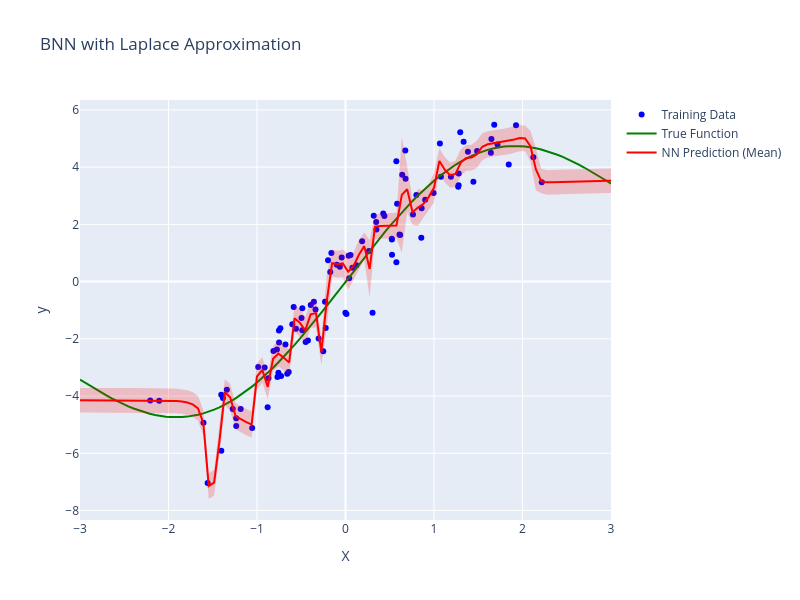

The code cell stored with this chart in its notebook:
### Code cell
import torch
import torch.nn as nn
import torch.optim as optim
import plotly.graph_objects as go
import numpy as np

# MLPの定義 (通常のNNとして定義)
class MLP(nn.Module):
    def __init__(self, input_dim, output_dim, hidden_units, activations):
        super(MLP, self).__init__()
        layers = []
        in_dim = input_dim

        # 指定された hidden_units と activations に基づいて層を構築
        for hidden_dim, activation in zip(hidden_units, activations):
            layers.append(nn.Linear(in_dim, hidden_dim))
            layers.append(self.get_activation(activation))
            in_dim = hidden_dim

        # 最後の出力層
        layers.append(nn.Linear(in_dim, output_dim))
        self.mlp = nn.Sequential(*layers)

    def forward(self, x):
        return self.mlp(x)

    @staticmethod
    def get_activation(activation):
        # 活性化関数の設定
        if activation == "relu":
            return nn.ReLU()
        elif activation == "tanh":
            return nn.Tanh()
        elif activation == "sigmoid":
            return nn.Sigmoid()
        else:
            raise ValueError(f"Unsupported activation function: {activation}")

# 真の関数 (ground truth)
def true_function(x):
    return 3 * np.sin(x) + x

# ラプラス近似のためのヘッセ行列近似を計算する関数
def hessian_diag(model, loss):
    # ヘッセ行列の対角成分を計算
    loss.backward(create_graph=True)
    diag_hessian = []
    for param in model.parameters():
        diag_hessian.append(param.grad.pow(2).detach())
    return diag_hessian

# ラプラス近似に基づく予測
def laplace_approximation_predict(model, X_test, diag_hessian, n_samples=100):
    sampled_preds = []

    for _ in range(n_samples):
        perturbed_model = MLP(**model_settings)
        for p_perturbed, p_orig, h_diag in zip(perturbed_model.parameters(), model.parameters(), diag_hessian):
            # ラプラス近似に基づいてガウス分布から重みをサンプリング
            std = torch.sqrt(h_diag)
            perturbed_model_param = p_orig + torch.randn_like(p_orig) * std
            p_perturbed.data.copy_(perturbed_model_param)
        
        sampled_preds.append(perturbed_model(X_test).detach())

    # すべてのサンプルから平均と標準偏差を計算
    preds = torch.stack(sampled_preds)
    mean_preds = preds.mean(0)
    std_preds = preds.std(0)
    
    return mean_preds, std_preds

# モデルのトレーニングと予測
def train_and_predict_with_laplace(model_settings, num_epochs=1000):
    # データ準備
    torch.manual_seed(42)
    X_train = torch.randn(100, 1)  # 訓練データ
    y_train = true_function(X_train) + torch.randn(100, 1)  # ノイズを加えた出力

    model = MLP(**model_settings)  # モデルのインスタンス化
    criterion = nn.MSELoss()  # 損失関数
    optimizer = optim.Adam(model.parameters(), lr=0.01)

    # モデルのトレーニング
    for epoch in range(num_epochs):
        model.train()
        outputs = model(X_train)
        loss = criterion(outputs, y_train)

        optimizer.zero_grad()
        loss.backward()
        optimizer.step()

        if (epoch + 1) % 100 == 0:
            print(f'Epoch [{epoch+1}/{num_epochs}], Loss: {loss.item():.4f}')

    # ラプラス近似のためにヘッセ行列の対角成分を計算
    model.eval()
    outputs = model(X_train)
    loss = criterion(outputs, y_train)
    diag_hessian = hessian_diag(model, loss)

    # ラプラス近似に基づく予測
    X_test = torch.linspace(-3, 3, 100).unsqueeze(1)  # テストデータ
    mean_preds, std_preds = laplace_approximation_predict(model, X_test, diag_hessian)

    return X_train, y_train, X_test, mean_preds, std_preds


# プロット
def plot_results(X_train, y_train, X_test, mean_preds, std_preds, n_sigma=2):
    # データの変換
    X_train_np, y_train_np = X_train.numpy(), y_train.numpy()
    X_test_np, mean_preds_np = X_test.numpy(), mean_preds.numpy()
    y_true_np = true_function(X_test_np)
    std_preds_np = std_preds.numpy()

    # Plotlyによる可視化
    fig = go.Figure()

    # 訓練データ点
    fig.add_trace(go.Scatter(
        x=X_train_np.flatten(),
        y=y_train_np.flatten(),
        mode='markers',
        name='Training Data',
        marker=dict(color='blue', size=6)
    ))

    # 真の関数の軌跡
    fig.add_trace(go.Scatter(
        x=X_test_np.flatten(),
        y=y_true_np.flatten(),
        mode='lines',
        name='True Function',
        line=dict(color='green', width=2)
    ))

    # NN の予測の平均軌跡
    fig.add_trace(go.Scatter(
        x=X_test_np.flatten(),
        y=mean_preds_np.flatten(),
        mode='lines',
        name='NN Prediction (Mean)',
        line=dict(color='red', width=2)
    ))

    # 標準偏差の範囲をプロット (不確実性を表示)
    fig.add_trace(go.Scatter(
        x=np.concatenate([X_test_np.flatten(), X_test_np.flatten()[::-1]]),
        y=np.concatenate([mean_preds_np.flatten() - n_sigma * std_preds_np.flatten(), 
                          (mean_preds_np.flatten() + n_sigma * std_preds_np.flatten())[::-1]]),
        fill='toself',
        fillcolor='rgba(255, 0, 0, 0.2)',  # 塗りつぶしの色
        line=dict(color='rgba(255, 0, 0, 0)'),  # 標準偏差の範囲の線の色を透明に
        hoverinfo="skip",
        showlegend=False
    ))

    # グラフのレイアウト設定
    fig.update_layout(
        title="BNN with Laplace Approximation",
        xaxis_title="X",
        yaxis_title="y",
        width=800,
        height=600
    )

    fig.show()


if __name__ == "__main__":
    # モデルの設定
    model_settings = {
        "input_dim": 1,
        "output_dim": 1,
        "hidden_units": [128, 128, 128],
        "activations": ["tanh", "tanh", "tanh"]
    }

    # トレーニングとラプラス近似での予測
    X_train, y_train, X_test, mean_preds, std_preds = train_and_predict_with_laplace(model_settings)

    # 結果の可視化
    plot_results(X_train, y_train, X_test, mean_preds, std_preds, n_sigma=5)

### Figure 1 — Plotly figure (JSON) as saved in the notebook; plotly's stock layout.template omitted (floating-point values rounded to 4 significant figures; data arrays with more than 128 entries replaced by an {"elided": "..."} marker saying what was removed)
{"data": [{"marker": {"color": "blue", "size": 6}, "mode": "markers", "name": "Training Data", "type": "scatter", "x": [1.927, 1.487, 0.9007, -2.106, 0.6784, -1.235, -0.04307, -1.605, -0.7521, 1.649, -0.3925, -1.404, -0.7279, -0.5594, -0.7688, 0.7624, 1.642, -0.1596, -0.4974, 0.4396, -0.7581, 1.078, 0.8008, 1.681, 1.279, 1.296, 0.6105, 1.335, -0.2316, 0.04176, -0.2516, 0.8599, -1.385, -0.8712, -0.2234, 1.717, 0.3189, -0.4245, 0.3057, -0.7746, -1.558, 0.9956, -0.8798, -0.6011, -1.274, 2.123, -1.235, -0.4879, -0.9138, -0.6581, 0.07802, 0.5258, -0.488, 1.191, -0.814, -0.736, -1.403, 0.036, -0.06348, 0.6756, -0.09781, 1.845, -1.185, 1.384, 1.445, 0.8564, 2.218, 0.5232, 0.3466, -0.1973, -1.055, 1.278, -0.1722, 0.5238, 0.05662, 0.4263, 0.575, -0.6417, -2.206, -0.7508, 0.01087, -0.3387, -1.341, -0.5854, 0.6408, 0.5832, 1.067, -0.4502, -0.6788, 0.5743, 0.1877, -0.3576, 0.2649, 1.273, -0.001311, -0.3036, -0.9864, 0.1233, 0.3499, 0.6173], "y": [5.465, 4.568, 2.863, -4.159, 3.592, -4.771, 0.8409, -4.934, -1.707, 4.98, -0.82, -3.95, -3.297, -1.645, -3.33, 2.342, 4.499, 0.9991, -1.274, 2.292, -3.182, 3.661, 3.028, 5.481, 3.777, 5.217, 1.644, 4.888, -0.7027, 0.1203, -2.432, 2.567, -4.063, -3.377, -1.621, 4.789, 2.301, -2.06, -1.085, -2.375, -7.037, 3.095, -4.387, -1.486, -4.449, 4.347, -5.048, -1.7, -3.003, -3.224, 0.4867, 0.9376, -0.9312, 3.668, -2.424, -1.632, -5.908, 0.9007, 0.5217, 4.578, 0.5904, 4.093, -4.454, 4.539, 3.49, 1.532, 3.475, 1.499, 2.082, 0.748, -5.115, 3.364, 0.3367, 1.468, 0.9307, 2.377, 0.6739, -3.163, -4.154, -2.131, -1.132, -0.9776, -3.783, -0.8892, 3.737, 2.723, 4.828, -2.111, -2.2, 4.203, 1.411, -0.703, 1.072, 3.312, -1.086, -1.984, -2.982, 0.5743, 1.822, 1.63]}, {"line": {"color": "green", "width": 2}, "mode": "lines", "name": "True Function", "type": "scatter", "x": [-3, -2.939, -2.879, -2.818, -2.758, -2.697, -2.636, -2.576, -2.515, -2.455, -2.394, -2.333, -2.273, -2.212, -2.152, -2.091, -2.03, -1.97, -1.909, -1.848, -1.788, -1.727, -1.667, -1.606, -1.545, -1.485, -1.424, -1.364, -1.303, -1.242, -1.182, -1.121, -1.061, -1.0, -0.9394, -0.8788, -0.8182, -0.7576, -0.697, -0.6364, -0.5758, -0.5152, -0.4545, -0.3939, -0.3333, -0.2727, -0.2121, -0.1515, -0.09091, -0.0303, 0.0303, 0.09091, 0.1515, 0.2121, 0.2727, 0.3333, 0.3939, 0.4545, 0.5152, 0.5758, 0.6364, 0.697, 0.7576, 0.8182, 0.8788, 0.9394, 1.0, 1.061, 1.121, 1.182, 1.242, 1.303, 1.364, 1.424, 1.485, 1.545, 1.606, 1.667, 1.727, 1.788, 1.848, 1.909, 1.97, 2.03, 2.091, 2.152, 2.212, 2.273, 2.333, 2.394, 2.455, 2.515, 2.576, 2.636, 2.697, 2.758, 2.818, 2.879, 2.939, 3], "y": [-3.423, -3.542, -3.658, -3.772, -3.882, -3.987, -4.088, -4.184, -4.274, -4.357, -4.434, -4.503, -4.564, -4.616, -4.66, -4.694, -4.719, -4.734, -4.739, -4.734, -4.717, -4.691, -4.653, -4.604, -4.544, -4.474, -4.392, -4.299, -4.196, -4.082, -3.958, -3.823, -3.679, -3.524, -3.361, -3.189, -3.008, -2.819, -2.623, -2.419, -2.209, -1.993, -1.772, -1.545, -1.315, -1.081, -0.8437, -0.6043, -0.3633, -0.1212, 0.1212, 0.3633, 0.6043, 0.8437, 1.081, 1.315, 1.545, 1.772, 1.993, 2.209, 2.419, 2.623, 2.819, 3.008, 3.189, 3.361, 3.524, 3.679, 3.823, 3.958, 4.082, 4.196, 4.299, 4.392, 4.474, 4.544, 4.604, 4.653, 4.691, 4.717, 4.734, 4.739, 4.734, 4.719, 4.694, 4.66, 4.616, 4.564, 4.503, 4.434, 4.357, 4.274, 4.184, 4.088, 3.987, 3.882, 3.772, 3.658, 3.542, 3.423]}, {"line": {"color": "red", "width": 2}, "mode": "lines", "name": "NN Prediction (Mean)", "type": "scatter", "x": [-3, -2.939, -2.879, -2.818, -2.758, -2.697, -2.636, -2.576, -2.515, -2.455, -2.394, -2.333, -2.273, -2.212, -2.152, -2.091, -2.03, -1.97, -1.909, -1.848, -1.788, -1.727, -1.667, -1.606, -1.545, -1.485, -1.424, -1.364, -1.303, -1.242, -1.182, -1.121, -1.061, -1.0, -0.9394, -0.8788, -0.8182, -0.7576, -0.697, -0.6364, -0.5758, -0.5152, -0.4545, -0.3939, -0.3333, -0.2727, -0.2121, -0.1515, -0.09091, -0.0303, 0.0303, 0.09091, 0.1515, 0.2121, 0.2727, 0.3333, 0.3939, 0.4545, 0.5152, 0.5758, 0.6364, 0.697, 0.7576, 0.8182, 0.8788, 0.9394, 1.0, 1.061, 1.121, 1.182, 1.242, 1.303, 1.364, 1.424, 1.485, 1.545, 1.606, 1.667, 1.727, 1.788, 1.848, 1.909, 1.97, 2.03, 2.091, 2.152, 2.212, 2.273, 2.333, 2.394, 2.455, 2.515, 2.576, 2.636, 2.697, 2.758, 2.818, 2.879, 2.939, 3], "y": [-4.146, -4.146, -4.147, -4.147, -4.147, -4.148, -4.148, -4.149, -4.149, -4.15, -4.15, -4.151, -4.152, -4.153, -4.155, -4.157, -4.16, -4.165, -4.175, -4.192, -4.224, -4.289, -4.433, -4.94, -7.146, -7.023, -5.578, -3.869, -4.042, -4.701, -4.813, -4.911, -4.996, -3.309, -3.089, -3.679, -2.695, -2.514, -2.664, -2.824, -1.283, -1.44, -1.706, -1.143, -1.102, -2.453, -0.6891, 0.6422, 0.6033, 0.6365, 0.3461, 0.5479, 0.9374, 1.24, 0.4423, 1.92, 1.944, 1.947, 1.952, 1.962, 3.029, 3.227, 2.428, 2.588, 2.712, 2.953, 3.277, 4.215, 3.91, 3.721, 3.761, 4.161, 4.322, 4.335, 4.45, 4.711, 4.799, 4.831, 4.853, 4.878, 4.914, 4.965, 5.015, 4.999, 4.724, 3.922, 3.514, 3.468, 3.469, 3.477, 3.485, 3.492, 3.498, 3.503, 3.508, 3.512, 3.515, 3.518, 3.521, 3.524]}, {"fill": "toself", "fillcolor": "rgba(255, 0, 0, 0.2)", "hoverinfo": "skip", "line": {"color": "rgba(255, 0, 0, 0)"}, "showlegend": false, "type": "scatter", "x": {"elided": "200 float values"}, "y": {"elided": "200 float values"}}], "layout": {"height": 600, "title": {"text": "BNN with Laplace Approximation"}, "width": 800, "xaxis": {"title": {"text": "X"}}, "yaxis": {"title": {"text": "y"}}}}
